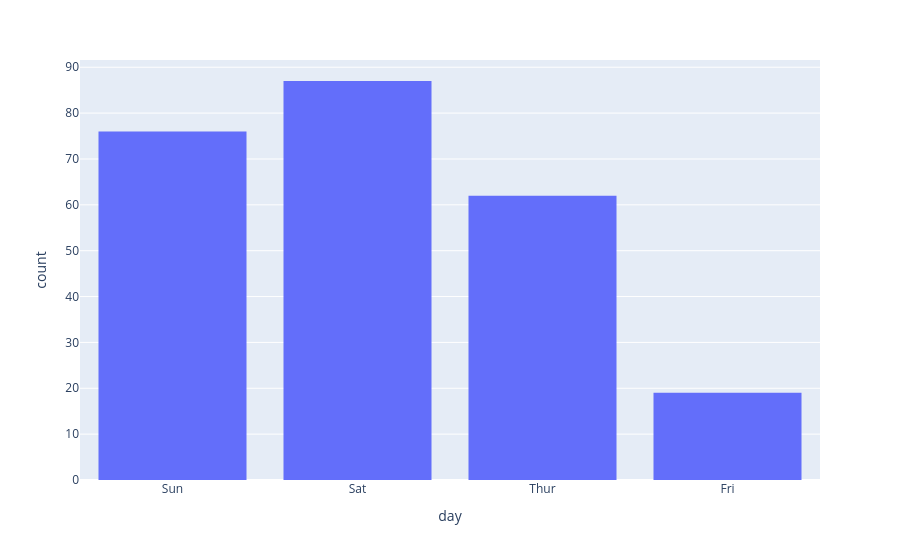

The notebook cell this image was saved under:
### Code cell
fig = px.histogram(df, x='day')
fig.show()

### Figure 1 — Plotly figure (JSON) as saved in the notebook; plotly's stock layout.template omitted (floating-point values rounded to 4 significant figures; data arrays with more than 128 entries replaced by an {"elided": "..."} marker saying what was removed)
{"data": [{"bingroup": "x", "hovertemplate": "day=%{x}<br>count=%{y}<extra></extra>", "legendgroup": "", "marker": {"color": "#636efa", "pattern": {"shape": ""}}, "name": "", "orientation": "v", "showlegend": false, "type": "histogram", "x": {"elided": "244 str values"}, "xaxis": "x", "yaxis": "y"}], "layout": {"barmode": "relative", "legend": {"tracegroupgap": 0}, "margin": {"t": 60}, "xaxis": {"anchor": "y", "domain": [0, 1], "title": {"text": "day"}}, "yaxis": {"anchor": "x", "domain": [0, 1], "title": {"text": "count"}}}}
